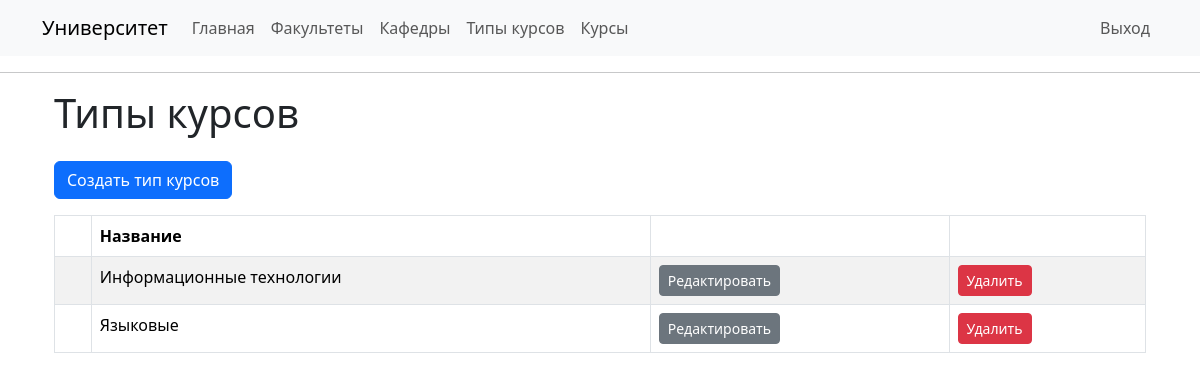
Before: /course_types (signed in) with the older database file.
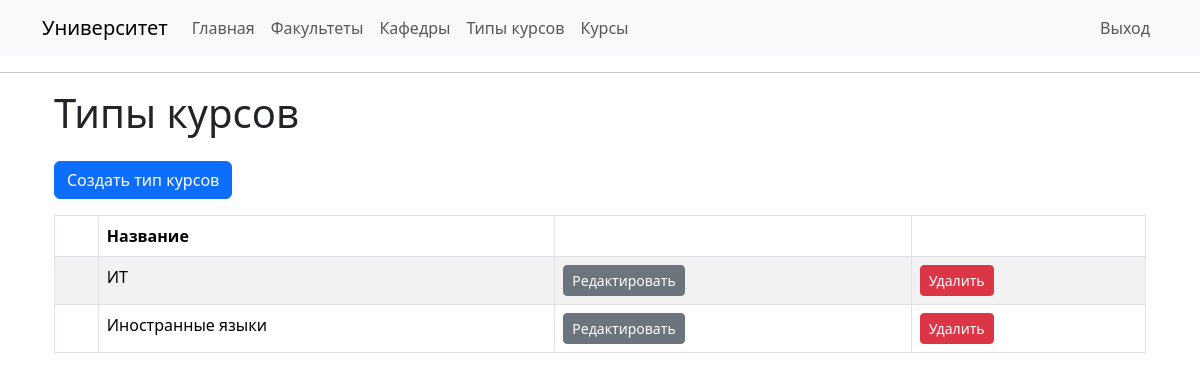
After: the same page with the newer database file.
### app/models/course_type.py (models this page shows, shortened)
class CourseType(db.Model):
    __tablename__ = 'course_type'
    id: so.Mapped[int] = so.mapped_column(primary_key=True)
    name: so.Mapped[str] = so.mapped_column(
        sa.String(128), index=True, unique=True)
    courses: so.WriteOnlyMapped['Course'] = so.relationship(
        back_populates='course_type', passive_deletes=True)
    deadline: so.Mapped[Optional[datetime]] = so.mapped_column(
        index=True, default=lambda: add_years(datetime.now(timezone.utc), 3))

### app/routes/course_type_routes.py (the view)
@app.route('/course_types')
@login_required
def course_types():
    return render_template('course_types/course_types.html', title='Типы курсов', course_types=course_type_service.get_all())

### app/routes/__init__.py (called while the page is built)
@login.user_loader
def load_user(id):
  return user_service.get_by_id(id)

### app/services/course_type_service.py (called while the page is built)
def get_all():
    try:
        return db.session.execute(sa.select(CourseType).order_by(CourseType.name)).scalars().all()
    except Exception as e:
        db.session.rollback()
        app.logger.error(e)
        raise Exception('Неизвестная ошибка')

### app/services/user_service.py (called while the page is built)
def get_by_id(id: int):
    try:
        res = db.session.get(User, id)
        if res is None:
            raise ValueError(f'Пользователь с id = {id} не существует')
        return res
    except ValueError as e:
        db.session.rollback()
        app.logger.error(e)
        raise
    except Exception as e:
        db.session.rollback()
        app.logger.error(e)
        raise Exception('Неизвестная ошибка')

### app/templates/course_types/course_types.html (shortened to what this page needs)
{% extends "base.html" %}
{% block content %}
    <div class="container">
        <h1>Типы курсов</h1>
        <a class="btn btn-primary my-3" href="{{ url_for('create_course_type') }}" role="button">
            Создать тип курсов
        </a>
        <br>
        <table id="course-types-table" class="table table-striped table-bordered" style="width:100%">
            <thead>
                <tr>
                    <th> </th>
                    <th> Название </th>
                    <th></th>
                    <th></th>
                </tr>
            </thead>
            <tbody>
                {% for course_type in course_types %}
                    <tr id="course-type-{{ course_type.id }}">
                        <td></td>
                        <td>{{course_type.name}}</td>
                        <td>
                            <a class="btn btn-sm btn-secondary" href="{{ url_for('edit_course_type', course_type_id=course_type.id) }}" role="button">Редактировать</a>
                        </td>
                        <td>
                            <button class="btn btn-danger btn-sm delete-btn"
                                    data-item-id="{{ course_type.id }}">
                                Удалить
                            </button>
                        </td>
                    </tr>
                {% endfor %}
            </tbody>
        </table>
    </div>
{% endblock %}

Changed rows visible on the page:
removed CourseType: name "Информационные технологии"
removed CourseType: name "Языковые"
added CourseType: name "ИТ"
added CourseType: name "Иностранные языки"
